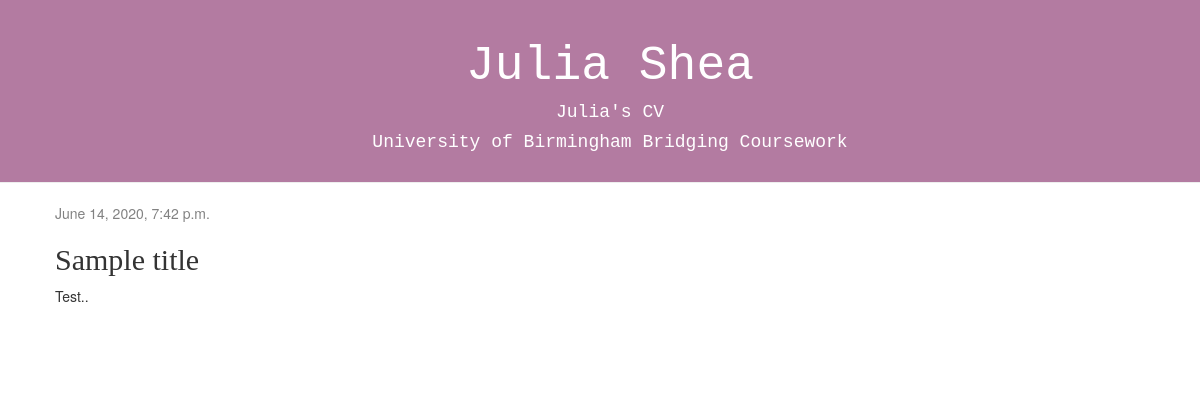
Before: /post/1/ with the older database file.
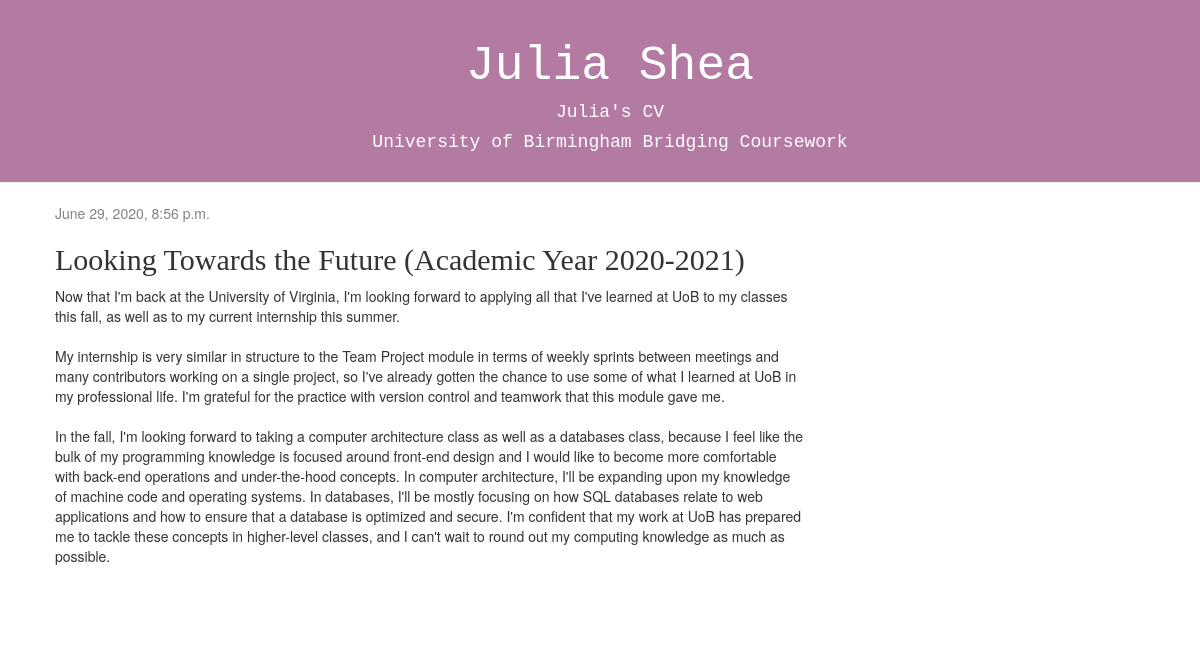
After: the same page with the newer database file.
### blog/models.py (models this page shows, shortened)
class Post(models.Model):
    author = models.ForeignKey(settings.AUTH_USER_MODEL, on_delete=models.CASCADE)
    title = models.CharField(max_length=200)
    text = models.TextField()
    created_date = models.DateTimeField(default=timezone.now)
    published_date = models.DateTimeField(blank=True, null=True)

### blog/views.py (the view)
# urls.py: path('post/<int:pk>/', views.post_detail, name='post_detail'),
def post_detail(request, pk):
     post = get_object_or_404(Post, pk=pk)
     return render(request, 'blog/post_detail.html', {'post': post})

### blog/templates/blog/post_detail.html (shortened to what this page needs)
{% extends 'blog/base.html' %}
  {% block content %}
    <div class="post">
      {% if post.published_date %}
        <div class="date">
          {{ post.published_date }}
        </div>
      {% endif %}
      <h2>{{ post.title }}</h2>
      <p>{{ post.text|linebreaksbr }}</p>
    </div>
  {% endblock %}

Changed rows visible on the page:
changed Post: published_date "June 14, 2020, 7:42 p.m." → "June 29, 2020, 8:56 p.m."; title "Sample title" → "Looking Towards the Future (Academic Year 2020-2021)"; text "Test.." → "Now that I'm back at the University of Virginia, I'm looking forward to applying all that I've learned at UoB to my classes this fall, as well as to my current internship this summer. My internship is very similar in structure to the Team Project module in terms of weekly sprints between meetings and many contributors working on a single project, so I've already gotten the chance to use some of what I learned at UoB in my professional life. I'm grateful for the practice with version control and teamwork that this module gave me. In the fall, I'm looking forward to taking a computer architecture class as well as a databases class, because I feel like the bulk of my programming knowledge is…"
